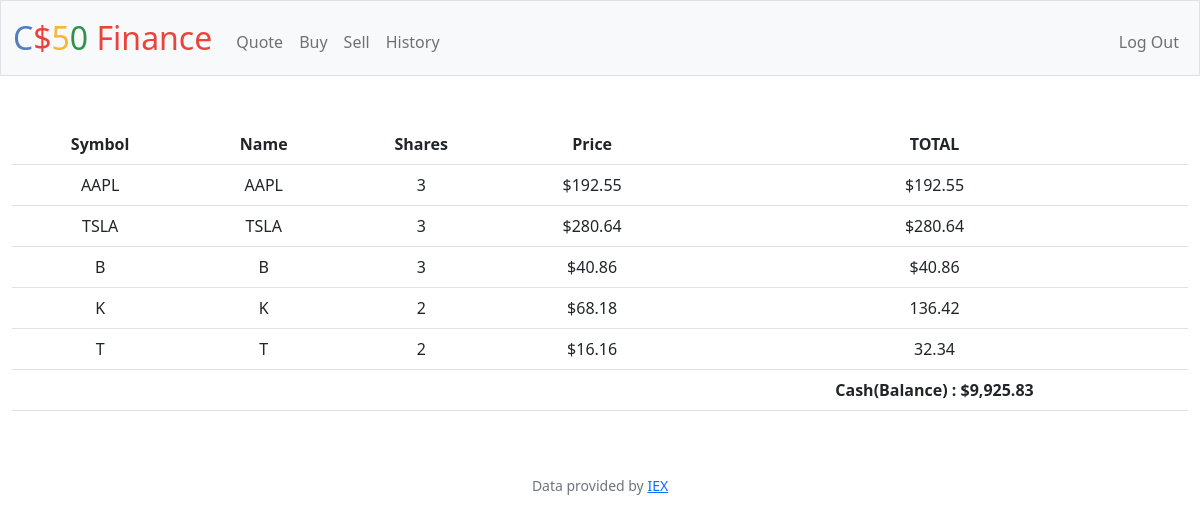
Page / (signed in) on the committed database.
### tables this page shows
CREATE TABLE portofolio (
    'user_id' INTEGER,
    'symbol' TEXT,
    'shares' INTEGER,
    'price' REAL,
    'total' REAL
);

### app.py (the view)
@app.route("/")
@login_required
def index():
    rows = db.execute("SELECT * FROM portofolio WHERE user_id = :id", id=session["user_id"])
    cash = db.execute("SELECT cash FROM users WHERE id = :id", id=session["user_id"])
    cash = cash[0]['cash']
    return render_template("index.html", cash=usd(cash), rows=rows)

### app.py (called while the page is built)
@app.after_request
def after_request(response):
    response.headers["Cache-Control"] = "no-cache, no-store, must-revalidate"
    response.headers["Expires"] = 0
    response.headers["Pragma"] = "no-cache"
    return response

### helpers.py (called while the page is built)
def login_required(f):
    @wraps(f)
    def decorated_function(*args, **kwargs):
        if session.get("user_id") is None:
            return redirect("/login")
        return f(*args, **kwargs)
    return decorated_function

def usd(value):
    return f"${value:,.2f}"

### templates/index.html (shortened to what this page needs)
{% extends "layout.html" %}
{% block main %}
    <table class="table table-hover">
        <tr>
            <th>Symbol</th>
            <th>Name</th>
            <th>Shares</th>
            <th>Price</th>
            <th>TOTAL</th>
        </tr>
        {% for row in rows %}
        <tr>
            <td>{{row["symbol"]}}</td>
            <td>{{row["symbol"]}}</td>
            <td>{{row["shares"]}}</td>
            <td>{{row["price"]}}</td>
            <td>{{row["total"]}}</td>
        </tr>
        {% endfor %}
        <tr>
            <td></td><td></td><td></td><td></td>
            <td><b>Cash(Balance) : {{cash}}</b></td>
        </tr>
    </table>
{% endblock %}

### templates/layout.html (shortened to what this page needs)
<!DOCTYPE html>
<html lang="en">
    <head>
        <link href="https://cdn.jsdelivr.net/npm/bootstrap@5.1.3/dist/css/bootstrap.min.css" rel="stylesheet">
        <link href="/static/styles.css" rel="stylesheet">
    </head>
    <body>
        <nav class="bg-light border navbar navbar-expand-md navbar-light">
            <div class="container-fluid">
                <a class="navbar-brand" href="/"><span class="blue">C</span><span class="red">$</span><span class="yellow">5</span><span class="green">0</span> <span class="red">Finance</span></a>
                <div class="collapse navbar-collapse" id="navbar">
                    {% if session["user_id"] %}
                        <ul class="navbar-nav me-auto mt-2">
                            <li class="nav-item"><a class="nav-link" href="/quote">Quote</a></li>
                            <li class="nav-item"><a class="nav-link" href="/buy">Buy</a></li>
                            <li class="nav-item"><a class="nav-link" href="/sell">Sell</a></li>
                            <li class="nav-item"><a class="nav-link" href="/history">History</a></li>
                        </ul>
                        <ul class="navbar-nav ms-auto mt-2">
                            <li class="nav-item"><a class="nav-link" href="/logout">Log Out</a></li>
                        </ul>
                    {% else %}
                        <ul class="navbar-nav ms-auto mt-2">
                            <li class="nav-item"><a class="nav-link" href="/register">Register</a></li>
                            <li class="nav-item"><a class="nav-link" href="/login">Log In</a></li>
                        </ul>
                    {% endif %}
                </div>
            </div>
        </nav>
        <main class="container-fluid py-5 text-center">
            {% block main %}{% endblock %}
        </main>
        <footer class="mb-5 small text-center text-muted">
            Data provided by <a href="https://iexcloud.io/">IEX</a>
        </footer>
    </body>
</html>

### static/styles.css (style rules this page uses)
nav .navbar-brand { font-size: xx-large; }
nav .navbar-brand .blue { color: #537fbe; }
nav .navbar-brand .red { color: #ea433b; }
nav .navbar-brand .yellow { color: #f5b82e; }
nav .navbar-brand .green { color: #2e944b; }

### rows in the picture
portofolio: symbol "AAPL", shares "3", price "$192.55", total "$192.55"
portofolio: symbol "TSLA", shares "3", price "$280.64", total "$280.64"
portofolio: symbol "B", shares "3", price "$40.86", total "$40.86"
portofolio: symbol "K", shares "2", price "$68.18", total "136.42"
portofolio: symbol "T", shares "2", price "$16.16", total "32.34"

### other values in the picture
{{ cash }} "$9,925.83"
